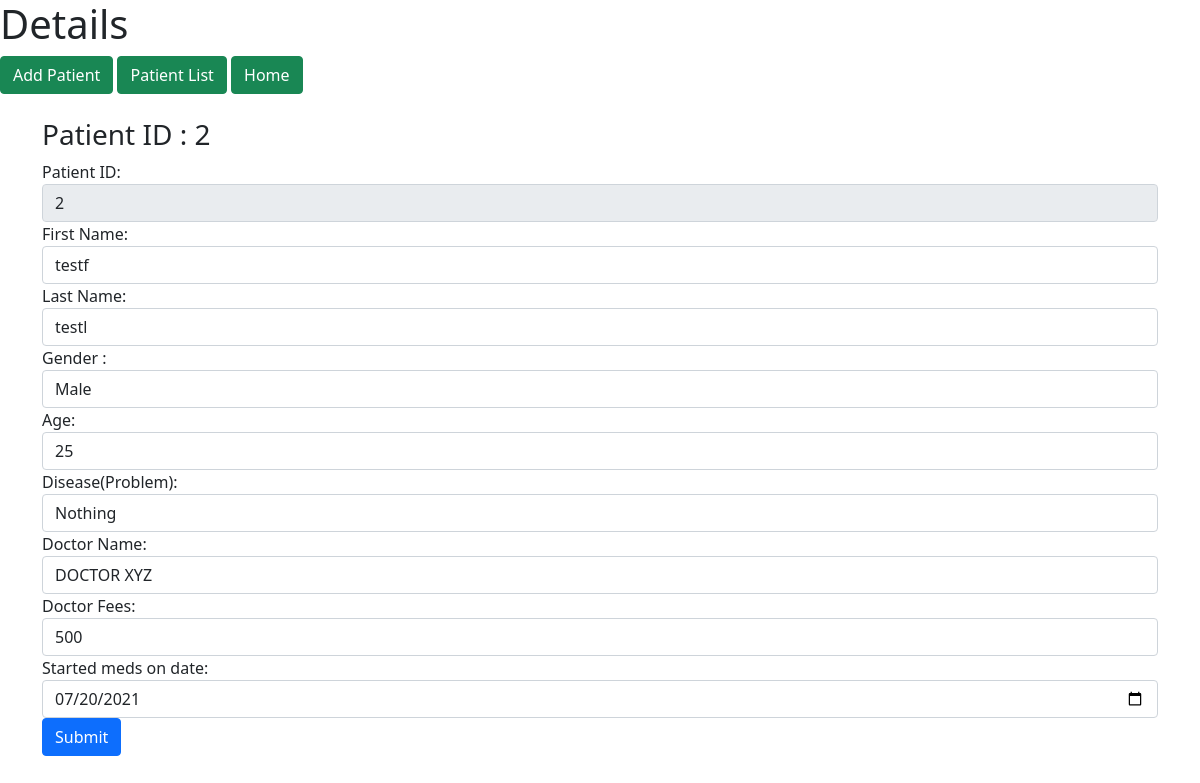
The app's page /edit?id=2 with its own data.
### myapp/models.py (models this page shows, shortened)
class PatientDB(models.Model):
    id = models.BigAutoField(primary_key=True)
    firstName = models.CharField(max_length=20)
    lastName = models.CharField(max_length=20)
    gender = models.CharField(max_length=10)
    age = models.IntegerField()
    disease = models.TextField(max_length=1000)
    doctorName = models.CharField(max_length=50)
    doctorFees = models.IntegerField(default=500)
    startMedsDate = models.CharField(max_length=15)

### myapp/views.py (the view, shortened to what this page needs)
# urls.py: path('edit', views.editPatient.as_view(), name='Edit'),
class editPatient(View):
    def get(self, request):
        id = request.GET.get('id')
        patient = PatientDB.objects.get(id=id)
        return render(request, 'edit.html', {'patient': patient})

### templates/edit.html (shortened to what this page needs)
<!doctype html>
<html lang="en">
<head>
    <link href="https://cdn.jsdelivr.net/npm/bootstrap@5.0.2/dist/css/bootstrap.min.css" rel="stylesheet"
>
</head>
<body>
    <h1>Details</h1>
    <a class="btn btn-success" href="/add-patient">Add Patient</a>
    <a class="btn btn-success" href="/patient-list">Patient List</a>
    <a class="btn btn-success" href="/">Home</a>
    <div class="container"><br>
        <form action="/edit" method="post">
            <div class="form-group">
                <h3>Patient ID : {{patient.id}}</h3>
            </div>
            <div class="form-group">
                <label for="pid">Patient ID:</label>
                <input class="form-control" id="pid" name="pid" value="{{patient.id}}" readonly>
            </div>
            <div class="form-group">
                <label for="fname">First Name:</label>
                <input class="form-control" id="fname" name="fname" value="{{patient.firstName}}">
            </div>
            <div class="form-group">
                <label for="lname">Last Name:</label>
                <input class="form-control" id="lname" name="lname" value="{{patient.lastName}}">
            </div>
            <div class="form-row">
                <div class="form-group">
                    <label for="gender">
                        Gender :
                    </label>
                    <select class="form-control" id="gender" name="gender" >
                        <option class="dropdown-item" {% if patient.gender == 'Male' %} selected {% endif %} >Male</option>
                    </select>
                </div>
            </div>
            <div class="form-group">
                <label for="age">Age:</label>
                <input class="form-control" type="number" id="age" name="age" value="{{patient.age}}">
            </div>
            <div class="form-group">
                <label for="disease">Disease(Problem):</label>
                <input class="form-control" id="disease" name="disease" value="{{patient.disease}}">
            </div>
            <div class="form-group">
                <label for="doctor">Doctor Name:</label>
                <input class="form-control" id="doctor" name="doctor" value="{{patient.doctorName}}">
            </div>
            <div class="form-group">
                <label for="fees">Doctor Fees:</label>
                <input class="form-control" type="number" value="500" id="fees" name="fees" value="{{patient.doctorFees}}">
            </div>
            <div class="form-group">
                <label for="startMedsDate">Started meds on date:</label>
                <input class="form-control" id="startMedsDate" name="startMedsDate" type="date" value="{{patient.startMedsDate}}">
            </div>
            <button type="submit" class="btn btn-primary">Submit</button>
        </form>
    </div>
</body>
</html>

### records on screen
PatientDB: id "2", pid "2", fname "testf", lname "testl", gender "Male", age "25", disease "Nothing", doctor "DOCTOR XYZ", fees "500", startMedsDate "07/20/2021"
